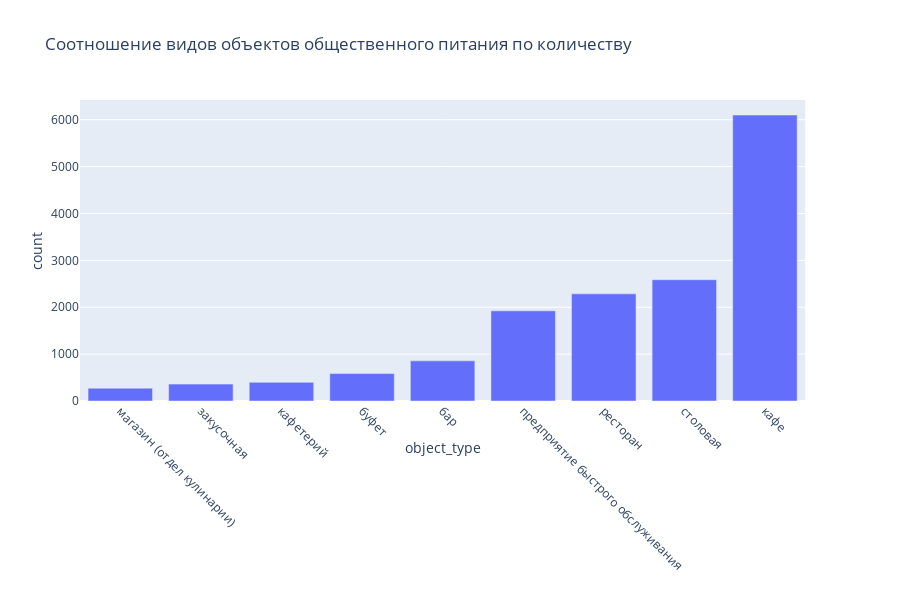

Notebook source saved alongside this figure:
### Code cell
data = px.data.election()
fig = px.bar(rest_data_pie, x='object_type', y='count', title='Соотношение видов объектов общественного питания по количеству')
fig.update_xaxes(tickangle=45)
fig.show()

### Figure 1 — Plotly figure (JSON) as saved in the notebook; plotly's stock layout.template omitted (floating-point values rounded to 4 significant figures)
{"data": [{"alignmentgroup": "True", "hoverlabel": {"namelength": 0}, "hovertemplate": "object_type=%{x}<br>count=%{y}", "legendgroup": "", "marker": {"color": "#636efa"}, "name": "", "offsetgroup": "", "orientation": "v", "showlegend": false, "textposition": "auto", "type": "bar", "x": ["магазин (отдел кулинарии)", "закусочная", "кафетерий", "буфет", "бар", "предприятие быстрого обслуживания", "ресторан", "столовая", "кафе"], "xaxis": "x", "y": [273, 360, 398, 585, 856, 1923, 2285, 2587, 6099], "yaxis": "y"}], "layout": {"barmode": "relative", "height": 600, "legend": {"tracegroupgap": 0}, "title": {"text": "Соотношение видов объектов общественного питания по количеству"}, "xaxis": {"anchor": "y", "domain": [0, 0.98], "tickangle": 45, "title": {"text": "object_type"}}, "yaxis": {"anchor": "x", "domain": [0, 1], "title": {"text": "count"}}}}
